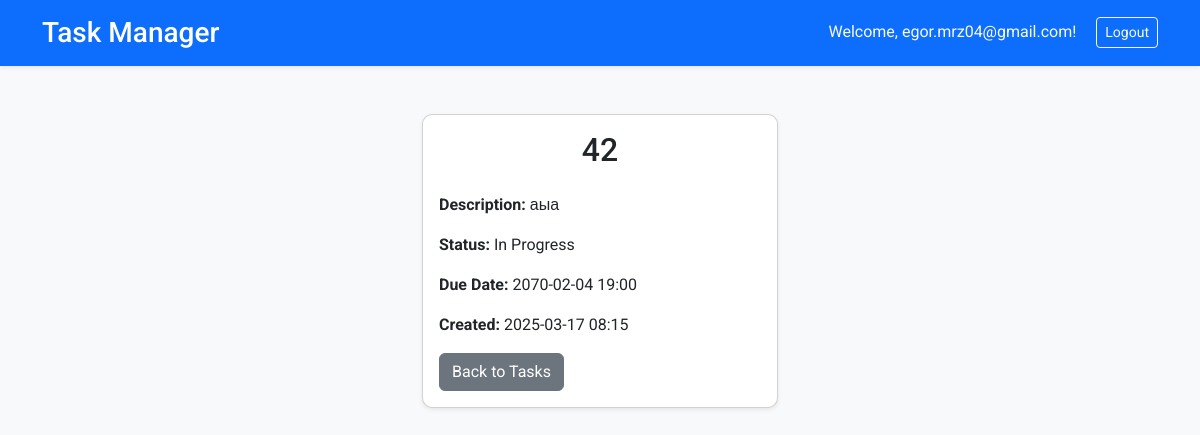
The page /task/42/ (signed in) on the database as committed earlier.
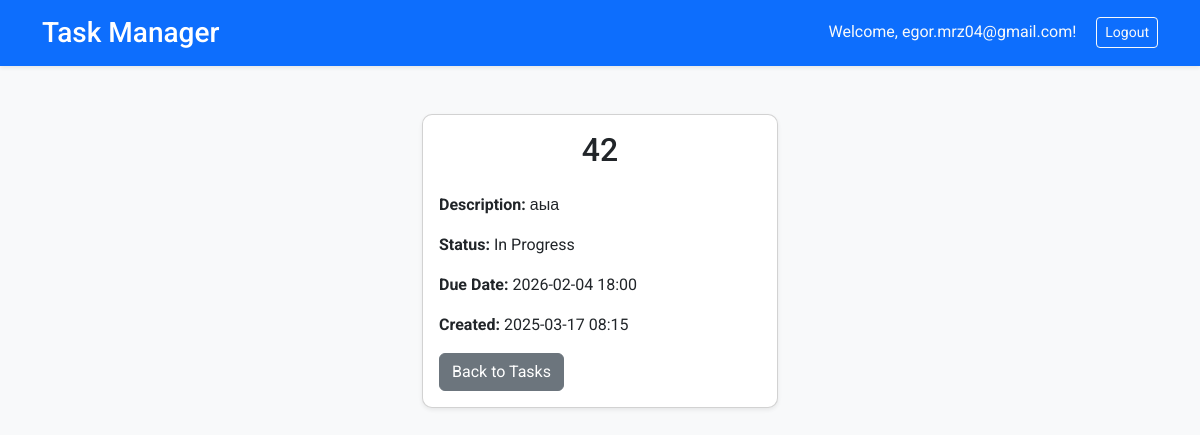
The same page on the database as committed later.
### app/models.py (models this page shows, shortened)
class Task(models.Model):
    title = models.CharField(max_length=200)
    description = models.TextField(blank=True)
    status = models.CharField(
        max_length=20,
        choices=[
            ('TODO', 'To Do'),
            ('IN_PROGRESS', 'In Progress'),
            ('DONE', 'Done')
        ],
        default='TODO'
    )
    due_date = models.DateTimeField(null=True, blank=True)
    created_at = models.DateTimeField(auto_now_add=True)
    created_by = models.ForeignKey(User, on_delete=models.CASCADE, related_name='tasks')
    slug = models.SlugField(max_length=200, unique=True, blank=True)

### app/views.py (the view)
# urls.py: path('task/<slug:task_slug>/', views.TaskDetailView.as_view(), name='task_detail'),
class TaskDetailView(LoginRequiredMixin, DetailView):
    model = Task
    slug_field = 'slug'
    slug_url_kwarg = 'task_slug'
    template_name = 'task_detail.html'
    def get_queryset(self):
        return Task.objects.filter(created_by=self.request.user)

### app/templates/task_detail.html
{% extends 'base.html' %}
{% block content %}
    <div class="row justify-content-center">
        <div class="col-md-6 col-lg-4">
            <div class="card shadow-sm fade-in">
                <div class="card-body">
                    <h2 class="card-title text-center mb-4">{{ task.title }}</h2>
                    <p><strong>Description:</strong> {{ task.description|default:"No description" }}</p>
                    <p><strong>Status:</strong> {{ task.get_status_display }}</p>
                    <p><strong>Due Date:</strong> {% if task.due_date %}{{ task.due_date|date:"Y-m-d H:i" }}{% else %}No due date{% endif %}</p>
                    <p><strong>Created:</strong> {{ task.created_at|date:"Y-m-d H:i" }}</p>
                    <a href="{% url 'app:tasks' %}" class="btn btn-secondary">Back to Tasks</a>
                </div>
            </div>
        </div>
    </div>
{% endblock %}

Rows that differ between the two databases and show on the page:
changed Task "аыа": due_date "2070-02-04 19:00" → "2026-02-04 18:00"
